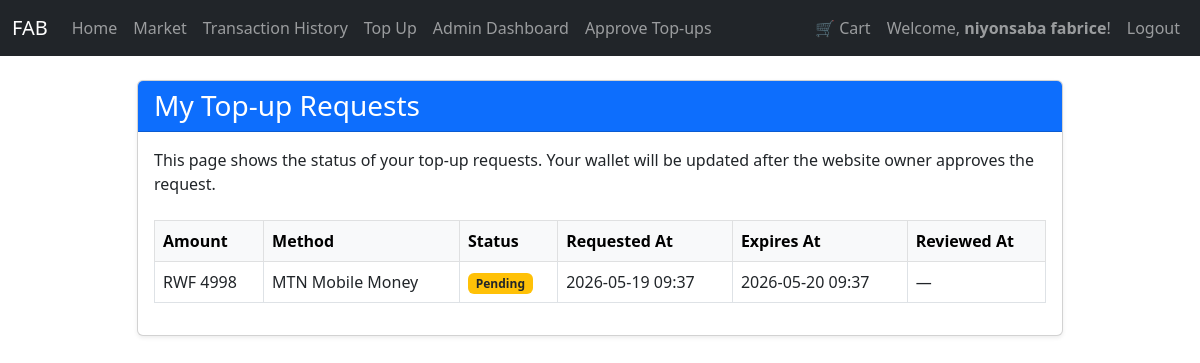
/my-top-ups (signed in), run on an earlier commit of the app's database.
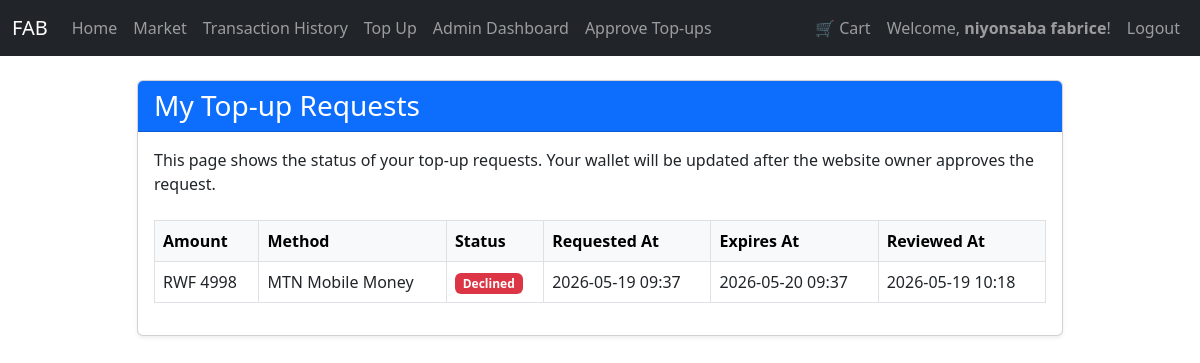
And on a later commit of the database.
### market/models.py (models this page shows, shortened)
class User(db.Model, UserMixin):  # ✅ FIXED: only ONE User class (merged both into this one)
    __tablename__ = 'user'
    id               = db.Column(db.Integer, primary_key=True)
    username         = db.Column(db.String(100), nullable=False, unique=True)
    email_address    = db.Column(db.String(120), nullable=False, unique=True)
    password_hash    = db.Column(db.String(200), nullable=False)
    budget           = db.Column(db.Integer, nullable=False, default=1000)
    items            = db.relationship('Item', backref='owned_user', lazy=True)
    top_up_requests  = db.relationship(
                            'TopUpRequest',
                            backref='requester',           # ✅ FIXED: renamed backref to avoid clash with Transaction backref 'user'
                            lazy=True,
                            foreign_keys='TopUpRequest.user_id'
                        )
    transactions     = db.relationship('Transaction', backref='user', lazy=True)  # ✅ FIXED: moved here from duplicate class
    @property
    def password(self):
        raise AttributeError('Password is not a readable attribute!')

class TopUpRequest(db.Model):
    __tablename__ = 'top_up_request'
    id          = db.Column(db.Integer, primary_key=True)
    user_id     = db.Column(db.Integer, db.ForeignKey('user.id'), nullable=False)
    amount      = db.Column(db.Integer, nullable=False)
    method      = db.Column(db.String(20), nullable=False)
    status      = db.Column(db.String(20), nullable=False, default='pending')
    created_at  = db.Column(db.DateTime, nullable=False, default=lambda: datetime.now(timezone.utc))   # ✅ FIXED: utcnow() deprecated
    expires_at  = db.Column(db.DateTime, nullable=False, default=lambda: datetime.now(timezone.utc) + timedelta(hours=24))
    reviewed_at = db.Column(db.DateTime)
    reviewer_id = db.Column(db.Integer, db.ForeignKey('user.id'))
    user = db.relationship('User', foreign_keys=[user_id], overlaps='requester,top_up_requests')

### market/routes.py (the view)
@app.route('/my-top-ups')
@login_required
def my_top_ups():
    requests = TopUpRequest.query.filter_by(user_id=current_user.id).order_by(TopUpRequest.id.desc()).all()
    return render_template('my_top_ups.html', requests=requests)

### market/models.py (called while the page is built)
@login_manager.user_loader
def load_user(user_id):
    return db.session.get(User, int(user_id))  # ✅ FIXED: replaced deprecated User.query.get()

### market/templates/my_top_ups.html
{% extends "base.html" %}
{% block content %}
<div class="row justify-content-center">
    <div class="col-md-10">
        <div class="card shadow-sm">
            <div class="card-header bg-primary text-white">
                <h3 class="mb-0">My Top-up Requests</h3>
            </div>
            <div class="card-body">
                <p class="mb-4">This page shows the status of your top-up requests. Your wallet will be updated after the website owner approves the request.</p>
                {% if requests %}
                <div class="table-responsive">
                    <table class="table table-bordered table-hover align-middle">
                        <thead class="table-light">
                            <tr>
                                <th>Amount</th>
                                <th>Method</th>
                                <th>Status</th>
                                <th>Requested At</th>
                                <th>Expires At</th>
                                <th>Reviewed At</th>
                            </tr>
                        </thead>
                        <tbody>
                            {% for req in requests %}
                            <tr>
                                <td>RWF {{ req.amount }}</td>
                                <td>{{ 'MTN Mobile Money' if req.method == 'mtn' else 'Equity Bank Transfer' }}</td>
                                <td>
                                    {% if req.status == 'pending' %}
                                        <span class="badge bg-warning text-dark">Pending</span>
                                    {% elif req.status == 'approved' %}
                                        <span class="badge bg-success">Approved</span>
                                    {% else %}
                                        <span class="badge bg-danger">Declined</span>
                                    {% endif %}
                                </td>
                                <td>{{ req.created_at.strftime('%Y-%m-%d %H:%M') }}</td>
                                <td>{{ req.expires_at.strftime('%Y-%m-%d %H:%M') }}</td>
                                <td>
                                    {% if req.reviewed_at %}
                                        {{ req.reviewed_at.strftime('%Y-%m-%d %H:%M') }}
                                    {% else %}
                                        —
                                    {% endif %}
                                </td>
                            </tr>
                            {% endfor %}
                        </tbody>
                    </table>
                </div>
                {% else %}
                <div class="alert alert-info" role="alert">
                    You have not submitted any top-up requests yet.
                </div>
                {% endif %}
            </div>
        </div>
    </div>
</div>
{% endblock %}

### market/templates/base.html (shortened to what this page needs)
<!DOCTYPE html>
<html lang="en">
<head>
    <link href="https://cdn.jsdelivr.net/npm/bootstrap@5.3.0/dist/css/bootstrap.min.css" rel="stylesheet">
</head>
<body>
<nav class="navbar navbar-expand-lg navbar-dark bg-dark">
    <div class="container-fluid">
        <a class="navbar-brand" href="{{ url_for('home_page') }}">FAB</a>
        <div class="collapse navbar-collapse" id="navbarNav">
            <ul class="navbar-nav me-auto">
                <li class="nav-item">
                    <a class="nav-link" href="{{ url_for('home_page') }}">Home</a>
                </li>
                {% if current_user.is_authenticated %}
                <li class="nav-item">
                    <a class="nav-link" href="{{ url_for('market_page') }}">Market</a>
                </li>
                <li class="nav-item">
                    <a class="nav-link" href="{{ url_for('transaction_history') }}">Transaction History</a>
                </li>
                <li class="nav-item">
                    <a class="nav-link" href="{{ url_for('top_up') }}">Top Up</a>
                </li>
                {% if current_user.id == 1 %}
                <li class="nav-item">
                    <a class="nav-link" href="{{ url_for('admin_dashboard') }}">Admin Dashboard</a>
                </li>
                <li class="nav-item">
                    <a class="nav-link" href="{{ url_for('top_up_requests') }}">Approve Top-ups</a>
                </li>
                {% endif %}
                {% endif %}
            </ul>
            <ul class="navbar-nav">
                {% if current_user.is_authenticated %}
                    <li class="nav-item">
                        <a class="nav-link" href="{{ url_for('view_cart') }}">
                            🛒 Cart
                            {% set cart = session.get('cart', []) %}
                        </a>
                    </li>
                    <li class="nav-item">
                        <span class="nav-link">Welcome, <strong>{{ current_user.username }}</strong>!</span>
                    </li>
                    <li class="nav-item">
                        <a class="nav-link" href="{{ url_for('logout_page') }}">Logout</a>
                    </li>
                {% endif %}
            </ul>
        </div>
    </div>
</nav>
<div class="container mt-4">
    {% block content %}
    {% endblock %}
</div>
</body>
</html>

What changed in the data, as far as the page shows it:
changed TopUpRequest "MTN Mobile Money": reviewed_at (not shown) → "2026-05-19 10:18"; status "Pending" → "Declined"; no longer shows "—"
